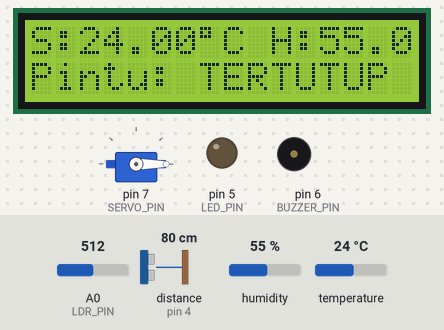
The sketch below on a simulated Arduino Uno, built with avr-gcc and run on an emulated ATmega328P. Parts: servo, 16×2 character LCD, output pins drawn as LEDs (lit = HIGH), buzzer (waves = sounding, pin HIGH). Wiring (inferred from the names in the program): ultrasonic range finder: trigger pin 3; echo pin 4. Inputs (shaded band) come from the test bench; at power-on: distance to the obstacle (sensor on pin 4) 80 cm, A0 (LDR_PIN) = 512, humidity 55 %, temperature 24 °C. The echo pulse lasts 58.3 µs per cm; pins used as bus, display or sensor lines are not drawn; what the sketch prints to the serial monitor is not drawn.

Above: at 3.2 s.
3.3 s: distance to the obstacle (sensor on pin 4) set to 55 cm
9.4 s: distance to the obstacle (sensor on pin 4) set to 47 cm
At 11.7 s:
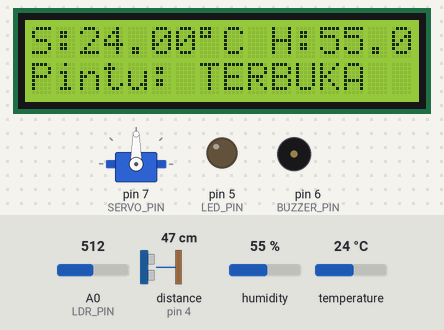
15.5 s: A0 (LDR_PIN) set to 481
At 19.5 s:
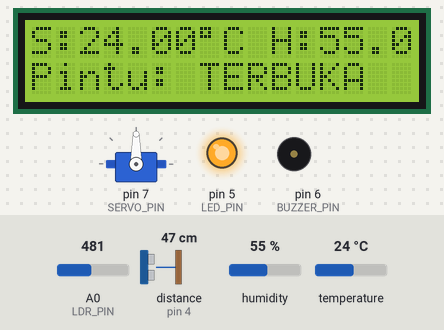
21.6 s: humidity set to 22 %
At 26.4 s:
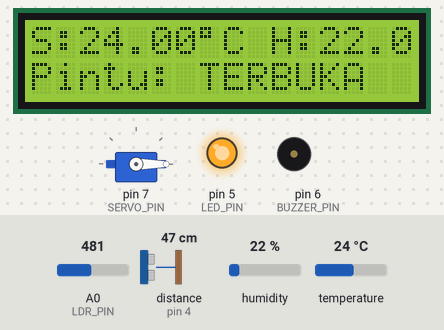
27.1 s: distance to the obstacle (sensor on pin 4) set to 60 cm
At 31.9 s:
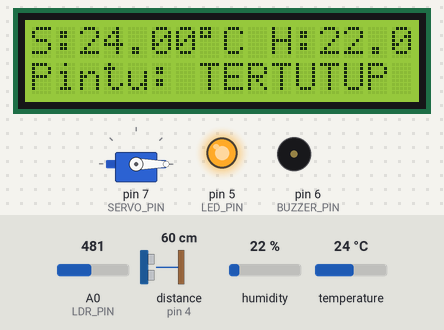
32.2 s: temperature set to 12 °C
At 33.1 s:
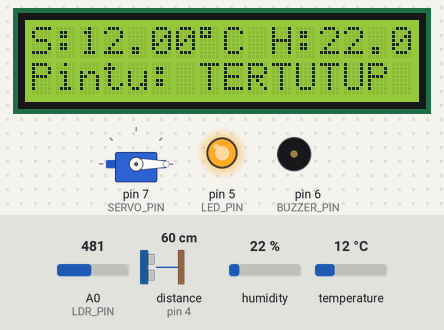
Timing chart, 0 to 35.2 s (numbered marks = the images above; inputs shaded):
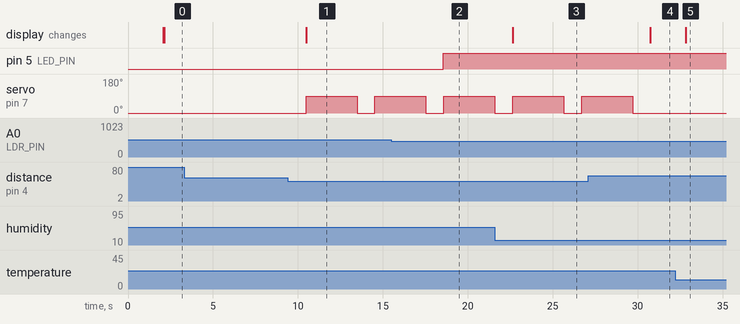

The sketch:

SmarthomeUltrasonic.ino
```cpp
#include <DHT.h>
#include <Servo.h>
#include <Wire.h>
#include <LiquidCrystal_I2C.h>

// === Pin Setup ===
#define DHTPIN 2
#define DHTTYPE DHT22
#define LDR_PIN A0
#define TRIG_PIN 3
#define ECHO_PIN 4
#define LED_PIN 5
#define BUZZER_PIN 6
#define SERVO_PIN 7

DHT dht(DHTPIN, DHTTYPE);
Servo myServo;
LiquidCrystal_I2C lcd(0x27, 16, 2);

void setup() {
  Serial.begin(9600);
  dht.begin();
  myServo.attach(SERVO_PIN);

  pinMode(LDR_PIN, INPUT);
  pinMode(TRIG_PIN, OUTPUT);
  pinMode(ECHO_PIN, INPUT);
  pinMode(LED_PIN, OUTPUT);
  pinMode(BUZZER_PIN, OUTPUT);

  myServo.write(0); // Pintu tertutup

  lcd.begin(16, 2);
  lcd.backlight();
  lcd.print("Smart Home Ready");
  delay(2000);
  lcd.clear();
}

void loop() {
  // === DHT Sensor ===
  float h = dht.readHumidity();
  float t = dht.readTemperature();

  // Serial Monitor
  Serial.print("Suhu: "); Serial.print(t); Serial.print(" C | ");
  Serial.print("Kelembaban: "); Serial.println(h);

  // === LDR Sensor ===
  int ldrValue = analogRead(LDR_PIN);
  Serial.print("LDR: "); Serial.println(ldrValue);

  if (ldrValue < 500) {
    digitalWrite(LED_PIN, HIGH); // Gelap = nyalakan lampu
  } else {
    digitalWrite(LED_PIN, LOW);  // Terang = matikan lampu
  }

  // === Ultrasonic Sensor ===
  digitalWrite(TRIG_PIN, LOW);
  delayMicroseconds(2);
  digitalWrite(TRIG_PIN, HIGH);
  delayMicroseconds(10);
  digitalWrite(TRIG_PIN, LOW);
  long duration = pulseIn(ECHO_PIN, HIGH);
  float distance = duration * 0.034 / 2;
  Serial.print("Jarak: "); Serial.print(distance); Serial.println(" cm");

  // === LCD Baris 1: Tampilkan suhu & kelembaban
  lcd.setCursor(0, 0);
  lcd.print("S:");
  lcd.print(t);
  lcd.print((char)223);
  lcd.print("C ");
  lcd.print("H:");
  lcd.print(h);
  lcd.print("%");

  // === Pintu Otomatis Berdasarkan Jarak
  if (distance > 0 && distance < 50) {  // Jika orang terdeteksi < 50 cm
    Serial.println("Orang terdeteksi! Membuka pintu...");
    lcd.setCursor(0, 1);
    lcd.print("Pintu: TERBUKA   ");
    myServo.write(90);   // Buka pintu
    delay(3000);         // Tunggu 3 detik
    myServo.write(0);    // Tutup kembali
  } else {
    lcd.setCursor(0, 1);
    lcd.print("Pintu: TERTUTUP  ");
  }

  delay(1000);
}
```

Measured:
- the behaviour switches between 51 and 50 cm on distance to the obstacle (sensor on pin 4) (found by bisection; images 0 and 1)
- the behaviour switches between 500 and 499 on A0 (LDR_PIN) (found by bisection; images 1 and 2)
- after the input at 3.3 s, every drawn part: stays the same
- after the input at 9.4 s, servo on pin 7 (SERVO_PIN): 0° → 90° after 1.1 s, → 0° 3.0 s later, → 90° 1.1 s later; the display: changes after 1.1 s (image 1)
- after the input at 15.5 s, pin 5 (LED_PIN): LOW → HIGH after 3.0 s
- after the input at 21.6 s, the display: changes after 1.1 s (image 3)
- after the input at 27.1 s, servo on pin 7 (SERVO_PIN): goes on until 29.7 s, then stays 0°; the display: changes after 3.7 s (image 4)
- after the input at 32.2 s, the display: changes after 0.64 s (image 5)
